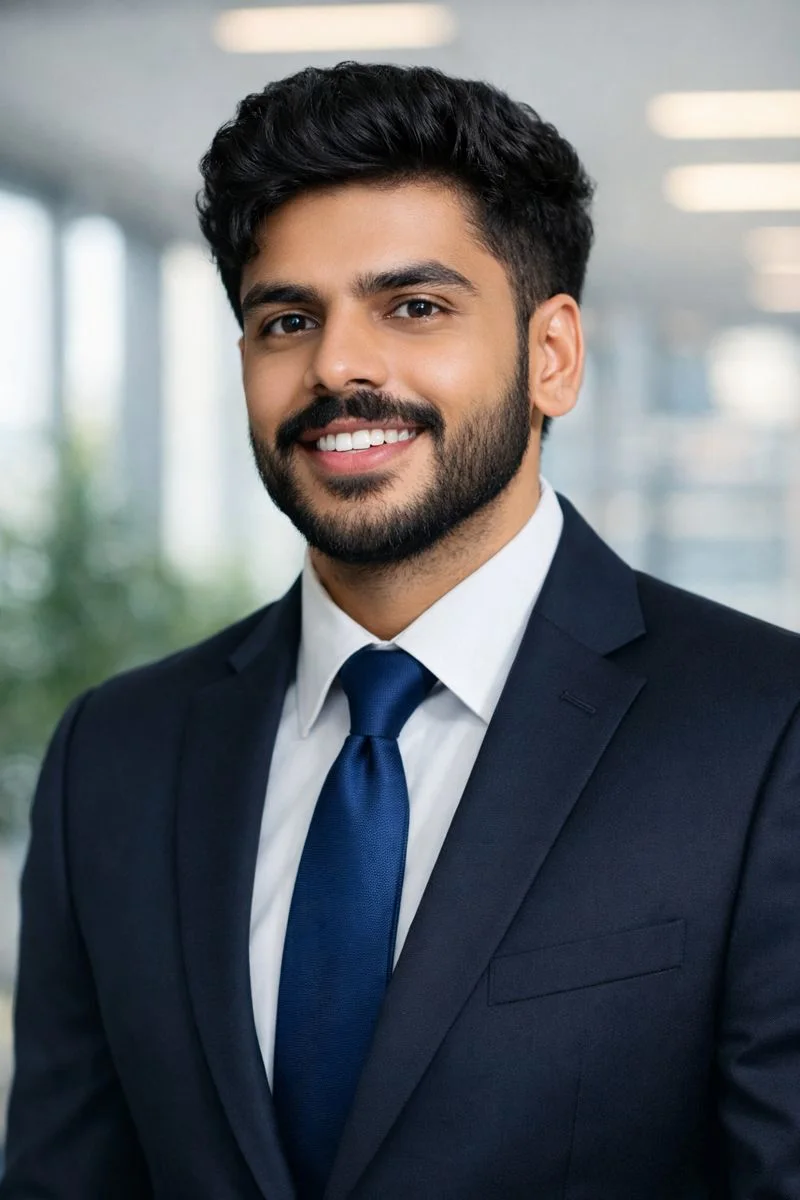
#> input picture public/upendra_photo.webp, 800 x 1200 px
$ python circle_crop.py public/upendra_photo.webp public/profile.png
#> lines starting #> are read from the running program, lines starting #| are printed output that depends on the picture; after the words box and inside, x2 and y2 are one past the last pixel; in counts of white or black regions, pixels touching at a corner belong together
from PIL import Image, ImageOps, ImageDraw
import sys
import os

def make_circle(image_path, output_path):
#> called with image_path = 'public/upendra_photo.webp', output_path = 'public/profile.png'
    try:
        img = Image.open(image_path).convert("RGBA")

        # Create a circular mask
        mask = Image.new('L', img.size, 0)
#> mask: PIL image 800x1200 L; every value is 0
        draw = ImageDraw.Draw(mask)
        draw.ellipse((0, 0) + img.size, fill=255)

        # Apply the mask
        output = ImageOps.fit(img, mask.size, centering=(0.5, 0.5))
        output.putalpha(mask)
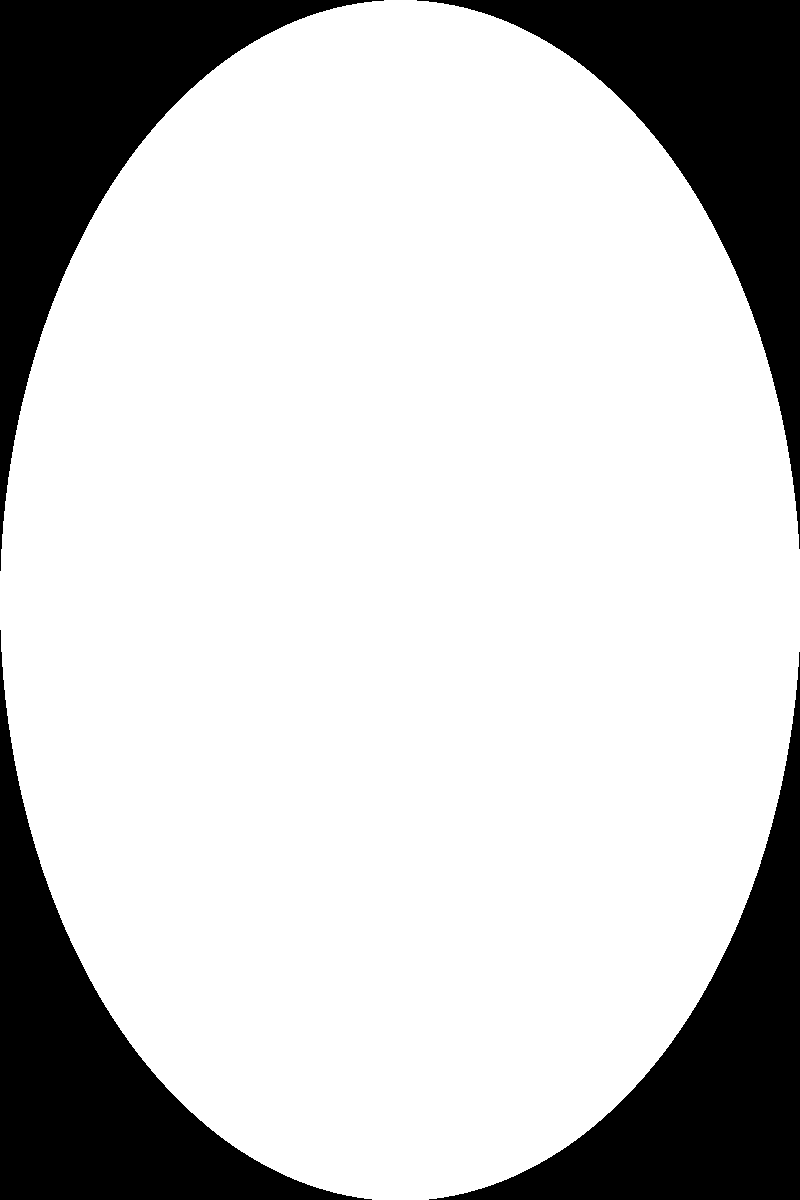
#> mask: PIL image 800x1200 L; 78.7% white; 4 black regions, box (x1, y1, x2, y2) and area: (0, 0, 384, 571) 51643, (0, 630, 372, 1200) 51259, (417, 0, 800, 549) 51072, (429, 652, 800, 1200) 50689
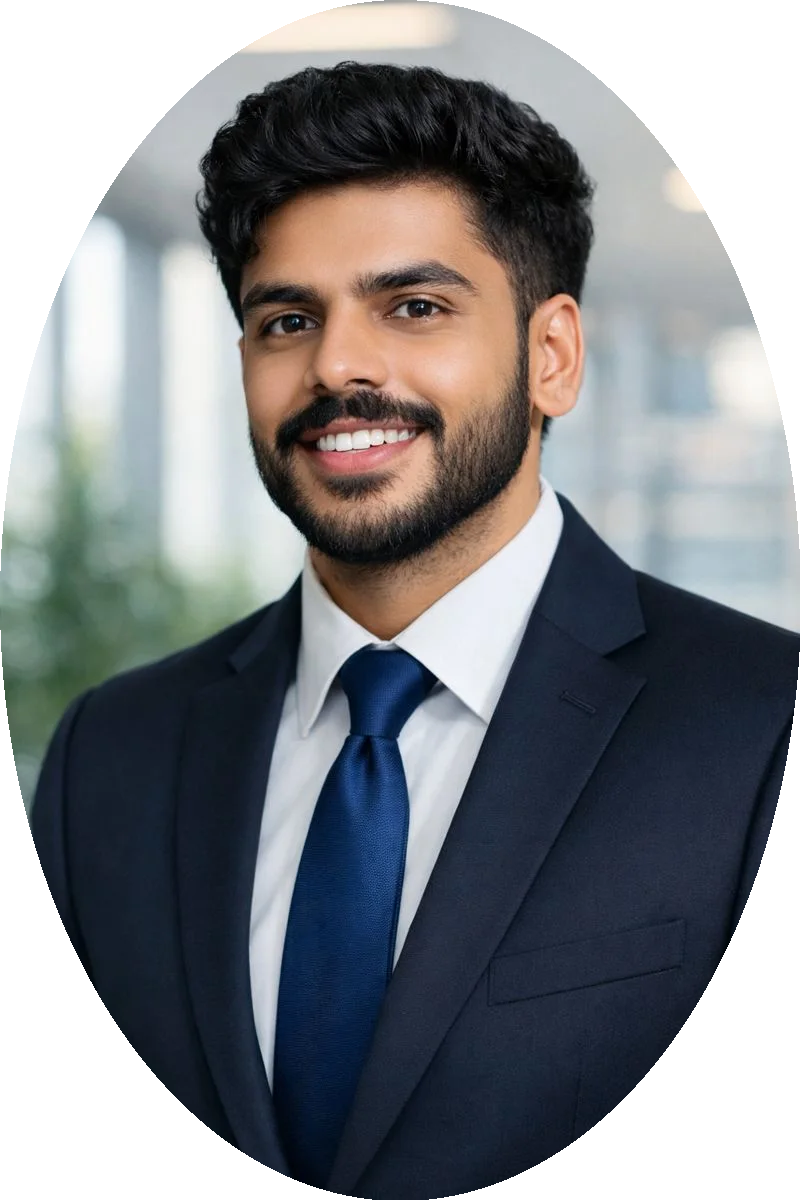
#> output: PIL image 800x1200 RGBA; mean R, G, B, A 101.3, 104.6, 108.9, 200.6; transparent parts drawn white

        output.save(output_path)
        print(f"Successfully created circular image at {output_path}")
    except Exception as e:
        print(f"Error: {e}")

if __name__ == "__main__":
    if len(sys.argv) < 3:
        print("Usage: python circle_crop.py <input_path> <output_path>")
    else:
        make_circle(sys.argv[1], sys.argv[2])
